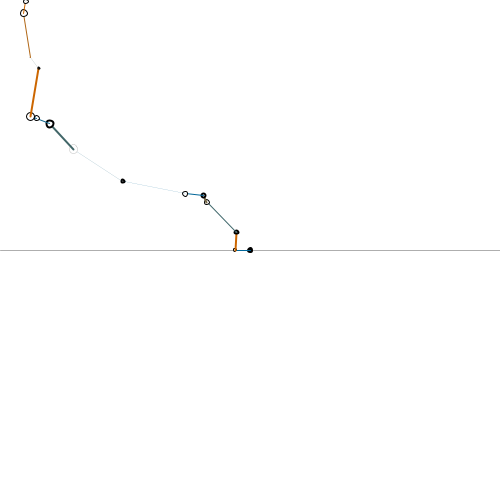
Frame 1 (no input)
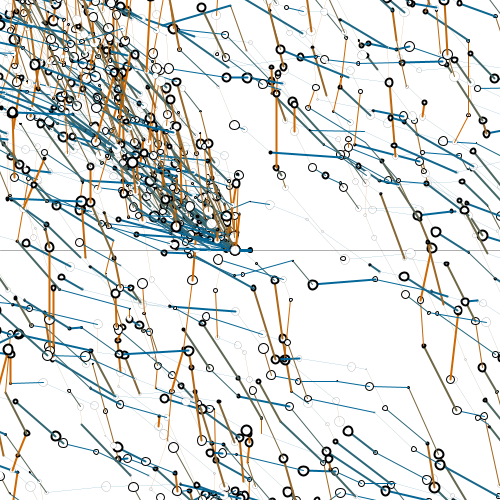
Frame 60 (the mouse pressed at the canvas centre just before this capture)
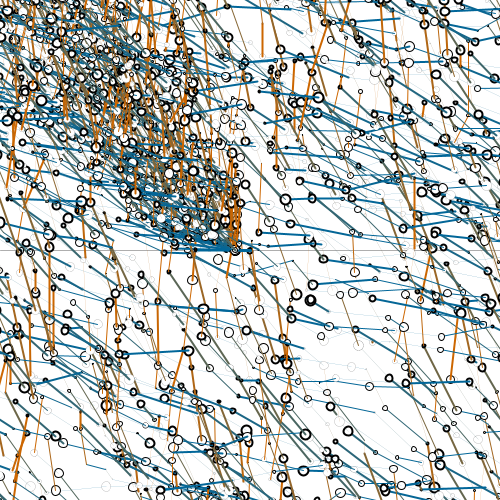
Frame 120 (the mouse held since frame 60 and released just before this capture)

The Processing sketch that drew these frames (run headless with seeded random() and noise(); from frame 60 on, the mouse is pressed at the canvas centre):

// Processing sketch: jackson_pollock
// ── jackson_pollock.pde

int cenx = 0;
int ceny = 0;

color from = color(204, 102, 0);
color to = color(0, 102, 153);

void setup(){
  size(500,500);
  cenx = width / 2;
  ceny = height / 2;
  
  // straight horizontal
  background(255);
  strokeWeight(1);
  stroke(#AEAEAE);
  line(0,cenx,width,ceny);

  // center dot
  stroke(000000);
  strokeWeight(3);
  ellipse(cenx, ceny, 3, 3);  

}

void draw() {
  int angle = 0;
  int distance = 15;

  float[] position = new float[2];
  position = newLine(cenx,ceny, 0,distance);
  for(int i = 0; i < 900; i++){
    position = newLine(position[0],position[1], i + int(random(100)),distance * random(5));
  }
}

float[] newLine(float x, float y, float angle, float distance){
  strokeCap(ROUND);
  strokeWeight(int(random(3)));
  
  stroke(lerpColor(from, to, cos(radians(angle))));
  
  // calculate new x, y from given angle (clockwise)
  float[] new_position = new float[2];
  new_position[0] = x - (cos(radians(angle)) * distance);
  new_position[1] = y - (sin(radians(angle)) * distance);  
  line(x, y, new_position[0], new_position[1]);
  stroke(#000000);
  float esize = random(10);
  ellipse(new_position[0],new_position[1],esize,esize);
  return new_position;
}
